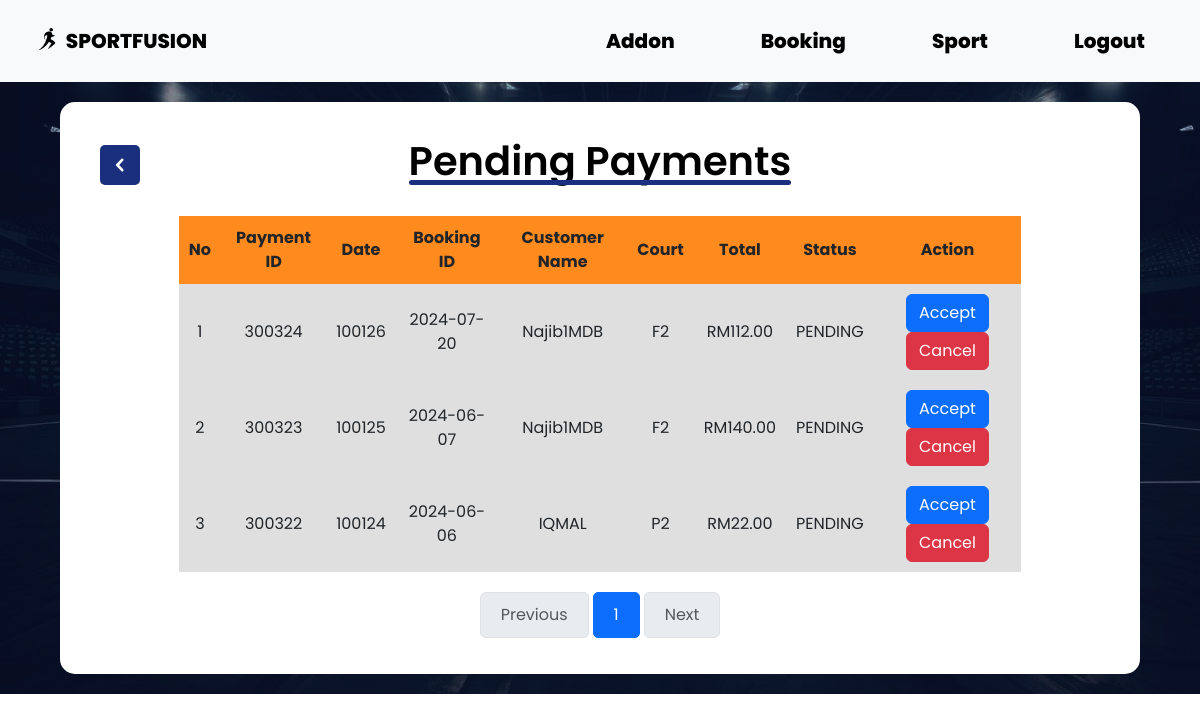
Page /adminPendingPayment.php (signed in) on the committed database.
### tables this page shows
CREATE TABLE `booking` (
  `BOOKINGID` int NOT NULL,
  `BOOKINGDATE` date NOT NULL,
  `TIMESLOT` varchar(11) NOT NULL,
  `HOURSBOOKED` varchar(11) NOT NULL,
  `ADMINID` int DEFAULT NULL,
  `FACID` varchar(30) DEFAULT NULL,
  `CUSTID` int DEFAULT NULL
);

CREATE TABLE `payment` (
  `PAYMENTID` int NOT NULL,
  `PAYMENTTOTAL` decimal(10,2) DEFAULT NULL,
  `PAYMENTSTATUS` varchar(20) DEFAULT NULL,
  `PAYMENTDATE` date DEFAULT NULL,
  `BOOKINGID` int DEFAULT NULL
);

CREATE TABLE `customer` (
  `CUSTID` int NOT NULL,
  `CUSTNAME` varchar(255) NOT NULL,
  `CUSTADDRESS` varchar(255) DEFAULT NULL,
  `CUSTPHONE` varchar(255) DEFAULT NULL,
  `USERNAME` varchar(255) NOT NULL,
  `PASSWORD` varchar(255) NOT NULL
);

### adminPendingPayment.php (the view, shortened to what this page needs)
<!DOCTYPE html>
<?php
require_once('config.php');
$page = isset($_GET['page']) ? (int)$_GET['page'] : 1;
$records_per_page = 5;
$offset = ($page - 1) * $records_per_page;
$total_records_sql = "select COUNT(P.BOOKINGID) as total FROM BOOKING B
JOIN PAYMENT P ON B.BOOKINGID = P.BOOKINGID
WHERE P.PAYMENTSTATUS='PENDING'";
$total_records_stmt = $conn->prepare($total_records_sql);
$total_records_stmt->execute();
$total_records_result = $total_records_stmt->get_result();
$total_records = $total_records_result->fetch_assoc()['total'];
$total_pages = ceil($total_records / $records_per_page);
$sql = "select B.*, P.*, C.*
        FROM BOOKING B
        JOIN PAYMENT P ON B.BOOKINGID = P.BOOKINGID
        JOIN CUSTOMER C ON B.CUSTID = C.CUSTID
        WHERE P.PAYMENTSTATUS='PENDING'
        ORDER BY P.PAYMENTID DESC
        LIMIT ? OFFSET ?";
$stmt = $conn->prepare($sql);
$stmt->bind_param("ii", $records_per_page, $offset);
$stmt->execute();
$result = $stmt->get_result();
?>
<html lang="en">
<head>
    <link rel="stylesheet" href="style.css">
    <link rel="stylesheet" href="css/bootstrap.min.css">
</head>
<body>
    <header>
        <nav class="navbar navbar-expand-lg navbar-light bg-light">
            <div class="container-fluid">
                <a class="navbar-brand" href="homeAdmin.php">
                    <img src="resource/logo.svg" alt="Logo" width="30" height="24" class="d-inline-block align-text-top">
                    SPORTFUSION
                </a>
                <div class="collapse navbar-collapse" id="navbarNav">
                    <ul class="navbar-nav ms-auto">
                        <li class="nav-item">
                            <a class="nav-link" href="adminViewAddon.php">Addon</a>
                        </li>
                        <li class="nav-item">
                            <a class="nav-link" href="adminViewBooking.php">Booking</a>
                        </li>
                        <li class="nav-item">
                            <a class="nav-link" href="adminViewSport.php">Sport</a>
                        </li>
                        <li class="nav-item">
                            <a class="nav-link" href="logout.php">Logout</a>
                        </li>
                    </ul>
                </div>
            </div>
        </nav>
    </header>
    <div class="container">
        <div class="title">
            <a href="homeAdmin.php" class="back-button">
                <img src="resource/backButton.svg" alt="Back">
            </a>
            <h1>Pending Payments</h1>
        </div>
        <div class="content">
            <table>
                <tr class="header">
                    <th>No</th>
                    <th>Payment ID</th>
                    <th>Date</th>
                    <th>Booking ID</th>
                    <th>Customer Name</th>
                    <th>Court</th>
                    <th>Total</th>
                    <th>Status</th>
                    <th>Action</th>
                </tr>
                <?php
                if ($result->num_rows > 0) {
                    $counter = 1 + $offset;
                    while ($row = $result->fetch_assoc()) {
                        echo "<tr class='info'>";
                        echo "<td>" . $counter . "</td>";
                        echo "<td>" . $row['PAYMENTID'] . "</td>";
                        echo "<td>" . $row['BOOKINGID'] . "</td>";
                        echo "<td>" . $row['BOOKINGDATE'] . "</td>";
                        echo "<td>" . $row['CUSTNAME'] . "</td>";
                        echo "<td>" . $row['FACID'] . "</td>";
                        echo "<td>RM" . $row['PAYMENTTOTAL'] . "</td>";
                        echo "<td>" . $row['PAYMENTSTATUS'] . "</td>";
                ?>
                        <td>
                            <a href="processPaid.php?updateID=<?php echo $row['BOOKINGID']; ?>" class="btn btn-primary">Accept</a>
                            <a href="processPaid.php?cancelID=<?php echo $row['BOOKINGID']; ?>" class="btn btn-danger">Cancel</a>
                        </td>
                <?php
                        echo "</tr>";
                        $counter++;
                    }
                } else {
                    echo "<tr><td colspan='9'>No payment(s) found</td></tr>";
                }
                ?>
            </table>
            <nav aria-label="Page navigation">
                <ul class="pagination justify-content-center">
                    <li class="page-item <?php if ($page <= 1) echo 'disabled'; ?>">
                        <a class="page-link" href="?page=<?php echo $page - 1; ?>">Previous</a>
                    </li>
                    <?php for ($i = 1; $i <= $total_pages; $i++) { ?>
                        <li class="page-item <?php if ($page == $i) echo 'active'; ?>">
                            <a class="page-link" href="?page=<?php echo $i; ?>"><?php echo $i; ?></a>
                        </li>
                    <?php } ?>
                    <li class="page-item <?php if ($page >= $total_pages) echo 'disabled'; ?>">
                        <a class="page-link" href="?page=<?php echo $page + 1; ?>">Next</a>
                    </li>
                </ul>
            </nav>
        </div>
    </div>
</body>
</html>

### style.css (style rules this page uses)
* { margin: 0; padding: 0; box-sizing: border-box; font-family: "Poppins", Arial, Helvetica, sans-serif; }
body { background: url(resource/bgRsc.png); background-size: cover; background-repeat: no-repeat; }
header { display: flex; justify-content: flex-end; align-items: center; }
.navbar { display: flex; justify-content: space-between; align-items: center; padding: 10px; width: 100%; background-color: #ffffff; }
.navbar ul { list-style: none; display: flex; margin-right: 20px; }
.navbar ul li { margin-left: 20px; }
.navbar ul li { text-decoration: none; color: #ffffff; font-weight: 600; padding: 10px 15px; border-radius: 5px; }
.navbar a { font-size: 20px; color: #000000; text-decoration: none; font-weight: 800; position: relative; margin-left: 20px; }
.navbar a::after { content: ""; display: block; height: 4px; border-radius: 15px; width: 100%; background-color: #FF8A1E; transform: scaleX(0); transform-origin: left; transition: transform 0.2s ease; position: absolute; bottom: -3px; left: -5px; }
.title { color: #ffffff; font-size: 35px; font-style: normal; font-weight: 700; line-height: normal; margin-bottom: 8px; }

### adminPendingPayment.php (style rules this page uses)
.container { background-color: #fff; width: 90%; margin: 20px auto; border-radius: 15px; padding: 20px; display: flex; flex-direction: column; justify-content: center; align-items: center; }
.title { padding: 15px; width: 100%; display: flex; align-items: center; justify-content: center; position: relative; }
.title h1 { display: inline-block; position: relative; font-family: 'Poppins'; font-weight: 600; color: #000; }
.title h1::after { content: ''; position: absolute; left: 0; bottom: 0; width: 100%; height: 5px; background: #1A307F; border-radius: 3px; }
.content { width: 90%; }
.content table { width: 90%; text-align: center; margin: 0 auto; padding: 10px; }
.content th, .content td { padding: 10px; }
.content .header { background-color: #FF8A1E; }
.content .info { background-color: #dfdfdf; }
.back-button { display: flex; align-items: center; justify-content: center; width: 40px; height: 40px; background-color: #1A307F; color: #ffffff; border-radius: 5px; transition: background-color 0.2s; margin-right: 10px; position: absolute; left: 20px; top: 50%; transform: translateY(-50%); }
.pagination { display: flex; justify-content: center; margin-top: 20px; }
.pagination a { color: #1A307F; padding: 10px 20px; text-decoration: none; transition: background-color 0.3s; margin: 0 5px; border: 1px solid #1A307F; border-radius: 5px; }
.pagination { margin-top: 20px; }

### rows in the picture
booking: payment.PAYMENTID "300324", payment.BOOKINGID "100126", BOOKINGDATE "2024-07-20", CUSTID.CUSTNAME "Najib1MDB", FACID "F2", payment.PAYMENTTOTAL "112.00", payment.PAYMENTSTATUS "PENDING"
booking: payment.PAYMENTID "300323", payment.BOOKINGID "100125", BOOKINGDATE "2024-06-07", CUSTID.CUSTNAME "Najib1MDB", FACID "F2", payment.PAYMENTTOTAL "140.00", payment.PAYMENTSTATUS "PENDING"
booking: payment.PAYMENTID "300322", payment.BOOKINGID "100124", BOOKINGDATE "2024-06-06", CUSTID.CUSTNAME "IQMAL", FACID "P2", payment.PAYMENTTOTAL "22.00", payment.PAYMENTSTATUS "PENDING"
